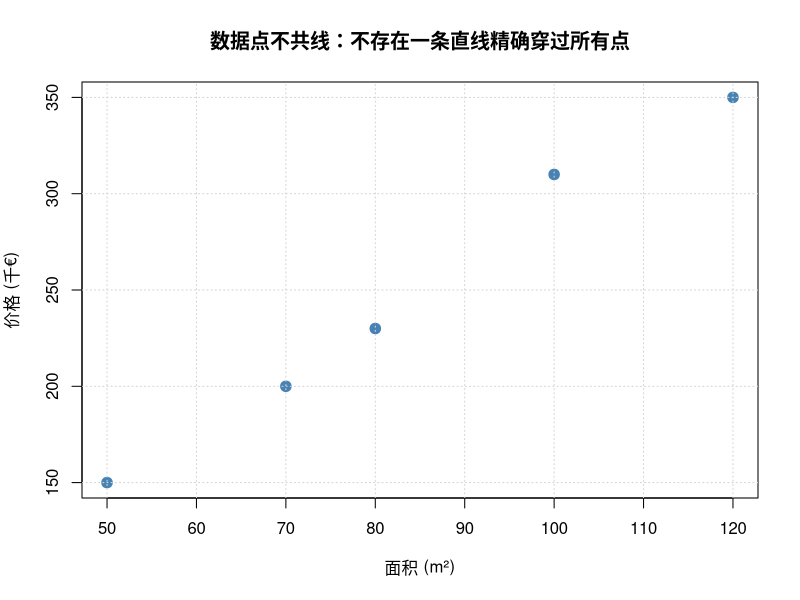
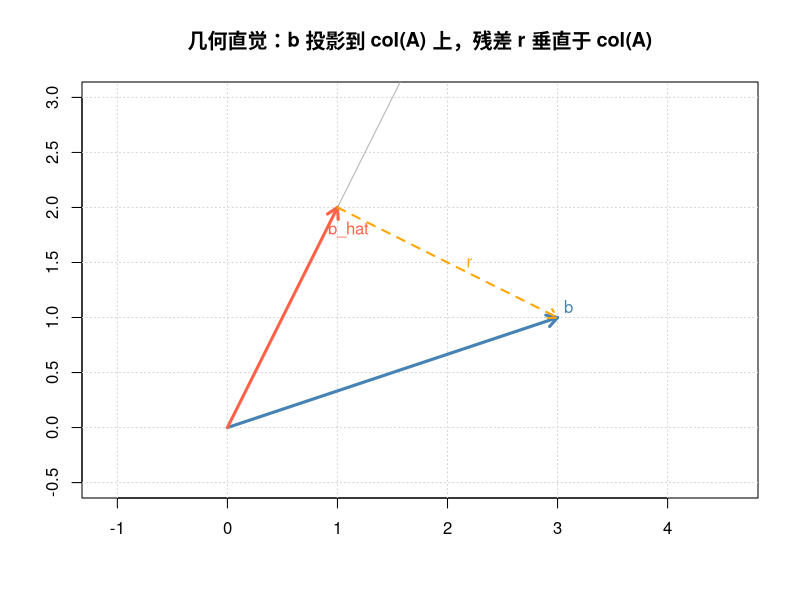
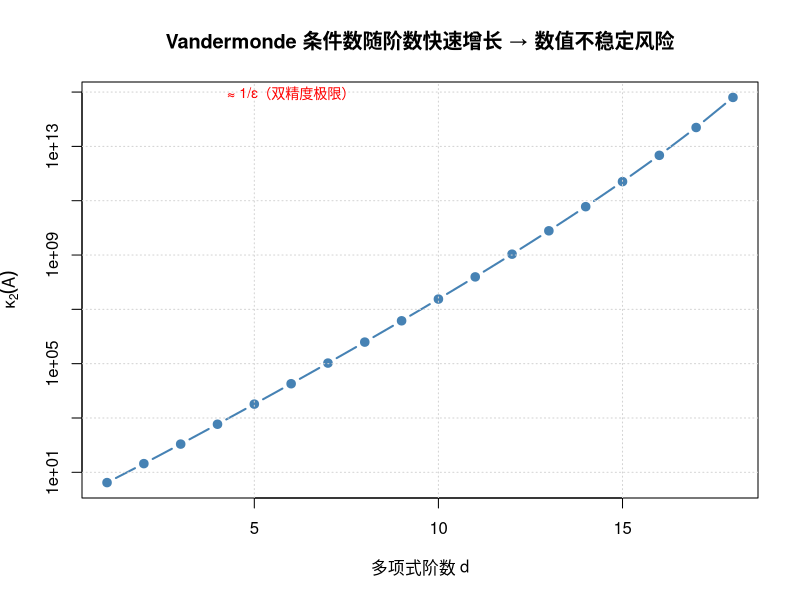
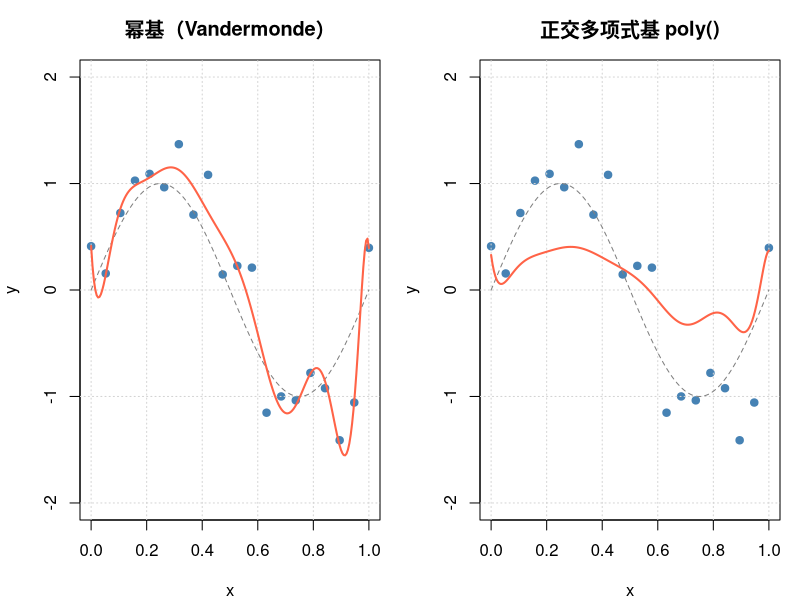
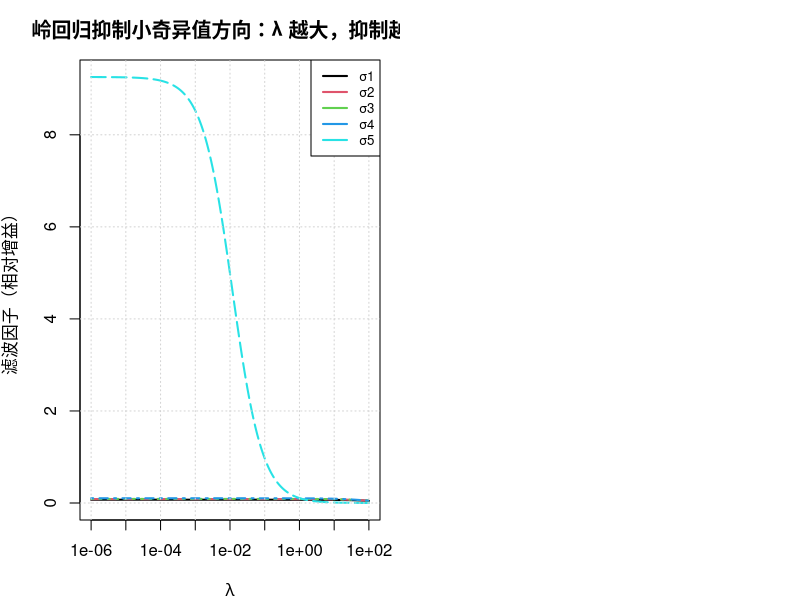

Source code (R) for these figures, in order:
## ---- chunk 1
#| label: setup
#| code-fold: false
# 基础工具函数（尽量少、尽量通用）

vnorm <- function(x) sqrt(sum(drop(x)^2))

kappa2 <- function(A, tol = 0) {
  sv <- svd(A, nu = 0, nv = 0)
  d <- sv$d
  if (length(d) == 0) return(NA_real_)
  if (tol > 0) d <- d[d > tol * max(d)]
  if (length(d) == 0) return(Inf)
  max(d) / min(d)
}

ls_residual <- function(A, x, b) b - A %*% x

relerr <- function(x_hat, x_true) vnorm(x_hat - x_true) / max(vnorm(x_true), .Machine$double.eps)

# 课前检验：正交不变性（可跳过）
set.seed(1)
n <- 5
Q <- qr.Q(qr(matrix(rnorm(n^2), n)))
z <- rnorm(n)
cat("检验 ||Qz|| == ||z||: ", signif(vnorm(Q%*%z) - vnorm(z), 3), "\n")
## ---- chunk 2
#| label: motivation-data
area  <- c(50, 70, 80, 100, 120)
price <- c(150, 200, 230, 310, 350)

A <- cbind(1, area)  # [1, x]
b <- price

cat("A 的尺寸:", nrow(A), "×", ncol(A), "\n")
cat("这是超定系统 m>n，一般无精确解：想找最优近似\n")
## ---- chunk 3
#| label: motivation-plot
#| fig-width: 7
#| fig-height: 5
plot(area, price, pch = 19, col = "steelblue", cex = 1.4,
     xlab = "面积 (m²)", ylab = "价格 (千€)",
     main = "数据点不共线：不存在一条直线精确穿过所有点")
grid()
## ---- chunk 4
#| label: geometry-2d
#| fig-width: 8
#| fig-height: 6
a <- c(1, 2)
b_vec <- c(3, 1)

proj_coeff <- sum(a * b_vec) / sum(a * a)
b_hat <- proj_coeff * a
r <- b_vec - b_hat

plot(NULL, xlim = c(-0.5, 4), ylim = c(-0.5, 3), asp = 1,
     xlab = "", ylab = "",
     main = "几何直觉：b 投影到 col(A) 上，残差 r 垂直于 col(A)")
grid()

arrows(0,0, 3,6, col="grey70", lwd=1, length=0.08); text(3.1,5.7,"col(A)", col="grey50")
arrows(0,0, b_vec[1], b_vec[2], col="steelblue", lwd=3, length=0.12); text(b_vec[1]+.1,b_vec[2]+.1,"b", col="steelblue")
arrows(0,0, b_hat[1], b_hat[2], col="tomato", lwd=3, length=0.12); text(b_hat[1]+.1,b_hat[2]-.2,"b_hat", col="tomato")
arrows(b_hat[1], b_hat[2], b_vec[1], b_vec[2], col="orange", lwd=2, lty=2, length=0.1); text((b_hat[1]+b_vec[1])/2+.2,(b_hat[2]+b_vec[2])/2,"r", col="orange")

cat("数值检验 a^T r 应接近 0: ", signif(sum(a*r), 4), "\n")
## ---- chunk 5
#| label: normal-check
x_ne <- solve(crossprod(A), crossprod(A, b)) # 解正规方程（不显式求逆）
r_ne <- b - A %*% x_ne

cat("正规方程解 x = (β0, β1):\n"); print(round(x_ne, 6))
cat("检验 A^T r 接近 0:\n"); print(drop(crossprod(A, r_ne)))
cat("残差范数 ||r||:", round(vnorm(r_ne), 6), "\n")
## ---- chunk 6
#| label: short-counterexample
set.seed(2)
m <- 40; n <- 6

ls_svd <- function(A, b, tol = 1e-12) {
  sv <- svd(A)
  d <- sv$d
  keep <- d > tol * max(d)
  Utb <- drop(t(sv$u) %*% b)
  coeff <- rep(0, length(d))
  coeff[keep] <- Utb[keep] / d[keep]
  x <- sv$v %*% coeff
  drop(x)
}

# 用 SVD 构造指定条件数的 A
make_A_with_kappa <- function(m, n, kappa_target) {
  U <- qr.Q(qr(matrix(rnorm(m*m), m)))
  V <- qr.Q(qr(matrix(rnorm(n*n), n)))
  sig <- exp(seq(log(1), log(kappa_target), length.out = n))
  U[,1:n] %*% diag(sig) %*% t(V)
}

k_target <- 1e12
A_bad <- make_A_with_kappa(m, n, k_target)
x_true <- rep(1, n)
b_exact <- A_bad %*% x_true

# 1) 正规方程解
x_ne_bad <- tryCatch(
  solve(crossprod(A_bad), crossprod(A_bad, b_exact)),
  error = function(e) rep(NA_real_, n)
)

# 2) QR 解（推荐）
x_qr_bad <- tryCatch(
  qr.solve(A_bad, b_exact),
  error = function(e) {
    message("QR 失败（数值上秩亏/极病态），回退到 SVD。")
    ls_svd(A_bad, b_exact, tol = 1e-12)
  }
)

cat("kappa2(A)      ~", format(kappa2(A_bad), digits = 4), "\n")
cat("kappa2(A^T A)  ~", format(kappa2(crossprod(A_bad)), digits = 4), "\n\n")

cat("相对误差（有精确解时更能看出算法差异）：\n")
cat("  NE:", signif(relerr(x_ne_bad, x_true), 4), "\n")
cat("  QR:", signif(relerr(x_qr_bad, x_true), 4), "\n")
## ---- chunk 7
#| label: ls-chol
ls_chol <- function(A, b) {
  AtA <- crossprod(A)
  Atb <- crossprod(A, b)
  R <- chol(AtA)              # AtA = R^T R
  y <- forwardsolve(t(R), Atb)
  x <- backsolve(R, y)
  x
}

x_chol <- ls_chol(A, b)
cat("Cholesky(NE) 解:", round(x_chol, 6), "\n")
## ---- chunk 8
#| label: ls-qr
x_qr <- qr.solve(A, b)
cat("QR 解:", round(x_qr, 6), "\n")

fit <- lm(price ~ area)
cat("lm() 系数:", round(coef(fit), 6), "\n")
## ---- chunk 9
#| label: ls-svd
ls_svd <- function(A, b, tol = 1e-12) {
  sv <- svd(A)
  d <- sv$d
  keep <- d > tol * max(d)
  Utb <- drop(t(sv$u) %*% b)
  coeff <- rep(0, length(d))
  coeff[keep] <- Utb[keep] / d[keep]
  x <- sv$v %*% coeff
  drop(x)
}

x_svd <- ls_svd(A, b)
cat("SVD 解:", round(x_svd, 6), "\n")
## ---- chunk 10
#| label: decision-demo
cat("房价例子：\n")
cat("  kappa2(A) =", format(kappa2(A), digits = 4), "\n")
cat("  建议：默认 QR（lm/qr.solve）即可\n")
## ---- chunk 11
#| label: poly-data
set.seed(42)
n_pts <- 20
x_data <- seq(0, 1, length.out = n_pts)
y_true <- sin(2 * pi * x_data)
y_data <- y_true + rnorm(n_pts, sd = 0.3)

x_fine <- seq(0, 1, length.out = 200)

kappa_by_degree <- function(x, max_deg = 18) {
  sapply(1:max_deg, function(d) {
    A <- outer(x, 0:d, "^")
    kappa2(A)
  })
}

kappas <- kappa_by_degree(x_data, 18)
## ---- chunk 12
#| label: poly-kappa-plot
#| fig-width: 8
#| fig-height: 5
plot(1:18, kappas, type = "b", log = "y",
     pch = 19, col = "steelblue", lwd = 2,
     xlab = "多项式阶数 d", ylab = expression(kappa[2](A)),
     main = "Vandermonde 条件数随阶数快速增长 → 数值不稳定风险")
grid()
abline(h = 1/.Machine$double.eps, col = "red", lty = 2)
text(6, (1/.Machine$double.eps)/5, "≈ 1/ε（双精度极限）", col = "red", cex = 0.85)
## ---- chunk 13
#| label: poly-fix
#| fig-width: 10
#| fig-height: 6
compare_degree <- 12

A_raw  <- outer(x_data, 0:compare_degree, "^")
A_orth <- cbind(1, poly(x_data, compare_degree, raw = FALSE))  # 保留截距列

cat("d =", compare_degree, "\n")
cat("  kappa2(raw)  =", format(kappa2(A_raw), digits = 4), "\n")
cat("  kappa2(orth) =", format(kappa2(A_orth), digits = 4), "\n\n")

beta_raw  <- ls_svd(A_raw,  y_data)   # 用 SVD 避免“算法差”混进来
beta_orth <- ls_svd(A_orth, y_data)

A_raw_f  <- outer(x_fine, 0:compare_degree, "^")
A_orth_f <- cbind(1, poly(x_fine, compare_degree, raw = FALSE))

y_raw  <- A_raw_f  %*% beta_raw
y_orth <- A_orth_f %*% beta_orth

par(mfrow = c(1,2), mar = c(4,4,3,1))
plot(x_data, y_data, pch=19, col="steelblue",
     main="幂基（Vandermonde）", xlab="x", ylab="y", ylim=c(-2,2))
grid()
lines(x_fine, sin(2*pi*x_fine), col="grey50", lty=2)
lines(x_fine, y_raw, col="tomato", lwd=2)

plot(x_data, y_data, pch=19, col="steelblue",
     main="正交多项式基 poly()", xlab="x", ylab="y", ylim=c(-2,2))
grid()
lines(x_fine, sin(2*pi*x_fine), col="grey50", lty=2)
lines(x_fine, y_orth, col="tomato", lwd=2)
## ---- chunk 14
#| label: ridge-data
set.seed(123)
n_obs <- 120; n_feat <- 5
X <- matrix(rnorm(n_obs * n_feat), n_obs, n_feat)

corr_level <- 0.9999
X[, n_feat] <- corr_level * X[, 1] + sqrt(1 - corr_level^2) * rnorm(n_obs)

beta_true <- c(1, -2, 0.5, 0, 3)
y <- X %*% beta_true + rnorm(n_obs, sd = 0.5)

svX <- svd(X, nu = 0, nv = 0)
cat("kappa2(X) =", format(max(svX$d)/min(svX$d), digits = 4), "\n")
cat("奇异值（看尾部是否接近 0）：\n"); print(signif(svX$d, 4))
## ---- chunk 15
#| label: ridge-filter
#| fig-width: 9
#| fig-height: 5
lambdas <- 10^seq(-6, 2, length.out = 200)
d <- svX$d

# 每个奇异值方向的“增益”（越小越抑制）
gain <- sapply(lambdas, function(lam) d / (d^2 + lam))  # proportional filter

matplot(lambdas, t(gain), type = "l", log = "x", lwd = 2,
        xlab = expression(lambda), ylab = "滤波因子（相对增益）",
        main = "岭回归抑制小奇异值方向：λ 越大，抑制越强")
grid()
legend("topright", legend = paste0("σ", 1:length(d)), lwd = 2, col = 1:length(d), cex = 0.8)
## ---- chunk 16
#| label: quiz1
#| code-fold: true
xhat <- qr.solve(A, b)
r <- b - A %*% xhat
cat("应垂直于 col(A)，等价于 A^T r = 0\n")
cat("数值验证 crossprod(A, r):\n")
print(drop(crossprod(A, r)))
## ---- chunk 17
#| label: quiz2
#| code-fold: true
cat("因为 κ2(A^T A) ≈ κ2(A)^2，条件数平方化会放大舍入误差，病态时容易丢失有效数字。\n")
## ---- chunk 18
#| label: quiz3
#| code-fold: true
cat("先看 svd(A)$d 的尾部（小奇异值）。近秩亏用 SVD（或正则化/岭回归），默认 QR 也可但不如 SVD 保险。\n")
